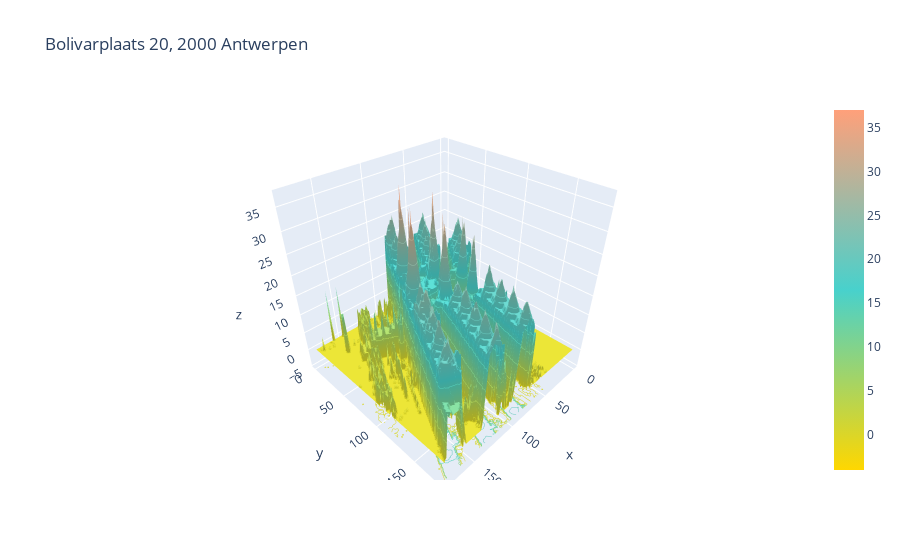

The notebook cell saved with this chart:
### Code cell
colorscale = [[0, 'gold'], [0.5, 'mediumturquoise'], [1, 'lightsalmon']]

fig = go.Figure(data=[go.Surface(z=data,colorscale=colorscale)])
fig.update_traces(contours_z=dict(show=True, usecolormap=True, highlightcolor="limegreen", project_z=True))
fig.update_layout(title=search_address)
fig.show()
fig.write_image(f"./{main_dir[0]}/{search_address}.png")

### Figure 1 — Plotly figure (JSON) as saved in the notebook; plotly's stock layout.template omitted (floating-point values rounded to 4 significant figures; data arrays with more than 128 entries replaced by an {"elided": "..."} marker saying what was removed)
{"data": [{"colorscale": [[0, "gold"], [0.5, "mediumturquoise"], [1, "lightsalmon"]], "contours": {"z": {"highlightcolor": "limegreen", "project": {"z": true}, "show": true, "usecolormap": true}}, "type": "surface", "z": {"elided": "180x180 int values"}}], "layout": {"title": {"text": "Bolivarplaats 20, 2000 Antwerpen"}}}
